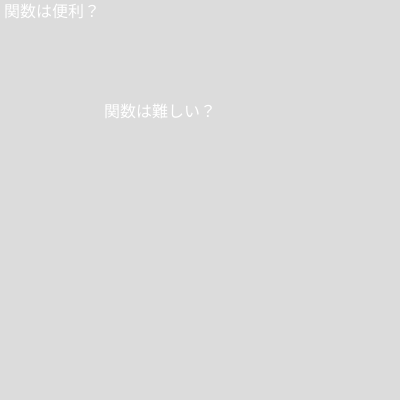
Frame 1 (no input)
Frame 60 (no input): identical to frame 1, image omitted
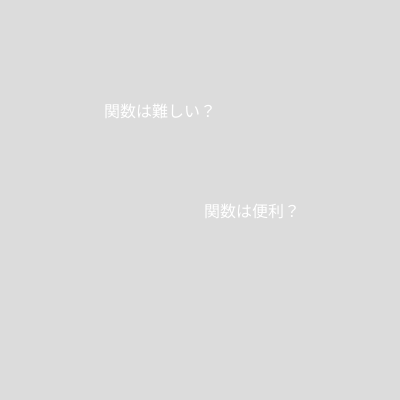
Frame 120 (the mouse pressed at the canvas centre since frame 60)

The p5.js sketch that drew these frames (run headless with seeded random() and noise() and a simulated clock; from frame 60 on, the mouse is pressed at the canvas centre):

// p5.js sketch
// ── sketch.js
// 吹き出し
function setup(){
  createCanvas(400, 400);
  textSize(16);
}

function draw(){
  background(220);
  balloon("関数は難しい？", 100, 100);
  balloon("関数は便利？", mouseX, mouseY);
}

function balloon(t, x, y){
  const w = textWidth(t); // テキストの幅
  const h = textAscent() + textDescent(); // テキストの高さ
  const p = 4; // 余白の大きさ (padding)

  push();

  // BLANK[1] 吹き出しの背景を先に描く

  // BLANK[2] 吹き出しの三角形を描く

  // 吹き出しのテキストを次に描く
  textAlign(LEFT, CENTER);
  fill(255);
  text(t, x + p, y + h / 2 + p);
  
  pop();
}
